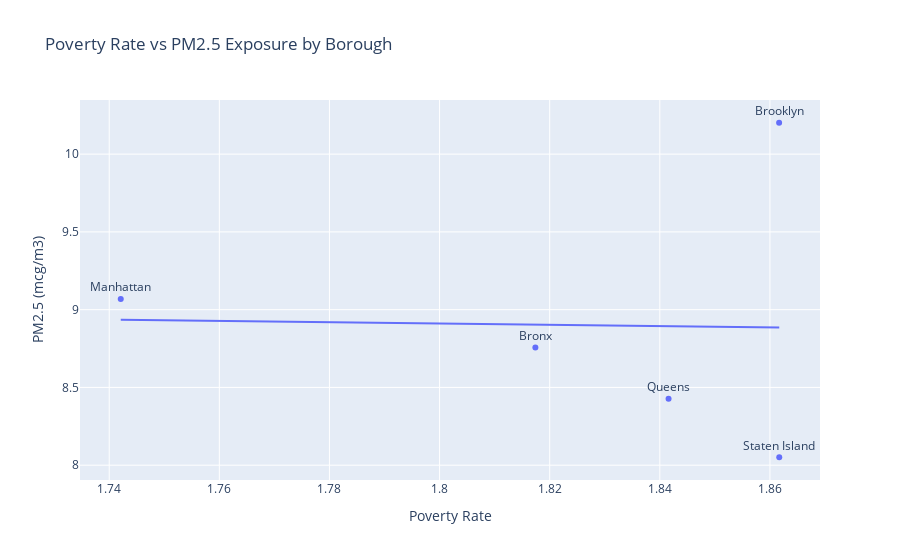

Notebook code for this chart:
### Markdown cell above
Scatter Plot

### Code cell
fig = px.scatter(
    merged,
    x="PovertyRate",
    y="PM25",
    text="Borough",
    trendline="ols",
    title="Poverty Rate vs PM2.5 Exposure by Borough",
    labels={"PovertyRate": "Poverty Rate", "PM25": "PM2.5 (mcg/m3)"}
)

fig.update_traces(textposition="top center")
fig.show()

### Figure 1 — Plotly figure (JSON) as saved in the notebook; plotly's stock layout.template omitted (floating-point values rounded to 4 significant figures)
{"data": [{"hovertemplate": "Poverty Rate=%{x}<br>PM2.5 (mcg/m3)=%{y}<br>Borough=%{text}<extra></extra>", "legendgroup": "", "marker": {"color": "#636efa", "symbol": "circle"}, "mode": "markers+text", "name": "", "orientation": "v", "showlegend": false, "text": ["Manhattan", "Bronx", "Brooklyn", "Queens", "Staten Island"], "textposition": "top center", "type": "scatter", "x": [1.742, 1.817, 1.862, 1.842, 1.862], "xaxis": "x", "y": [9.068, 8.756, 10.2, 8.427, 8.051], "yaxis": "y"}, {"hovertemplate": "<b>OLS trendline</b><br>PM25 = -0.412934 * PovertyRate + 9.65438<br>R<sup>2</sup>=0.000628<br><br>Poverty Rate=%{x}<br>PM2.5 (mcg/m3)=%{y} <b>(trend)</b><extra></extra>", "legendgroup": "", "marker": {"color": "#636efa", "symbol": "circle"}, "mode": "lines", "name": "", "showlegend": false, "textposition": "top center", "type": "scatter", "x": [1.742, 1.817, 1.842, 1.862, 1.862], "xaxis": "x", "y": [8.935, 8.904, 8.894, 8.886, 8.886], "yaxis": "y"}], "layout": {"legend": {"tracegroupgap": 0}, "title": {"text": "Poverty Rate vs PM2.5 Exposure by Borough"}, "xaxis": {"anchor": "y", "domain": [0, 1], "title": {"text": "Poverty Rate"}}, "yaxis": {"anchor": "x", "domain": [0, 1], "title": {"text": "PM2.5 (mcg/m3)"}}}}
